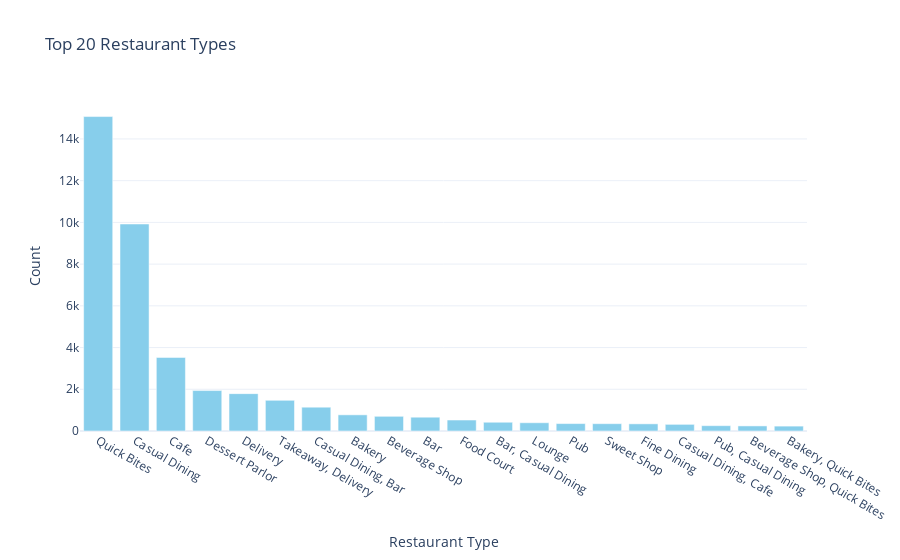

Notebook code cell kept with this figure:
### Code cell
top_rest_types = df['rest_type'].value_counts().nlargest(20)

trace1 = go.Bar(
    x=top_rest_types.index,  # Categories
    y=top_rest_types.values,  # Counts
    name='Rest Type',  # Legend name
    marker=dict(color='skyblue')  # Bar color
)

fig = go.Figure(data=[trace1])
fig.update_layout(
    title="Top 20 Restaurant Types",
    xaxis_title="Restaurant Type",
    yaxis_title="Count",
    template="plotly_white"  # Clean theme
)
fig.show()

### Figure 1 — Plotly figure (JSON) as saved in the notebook; plotly's stock layout.template omitted (floating-point values rounded to 4 significant figures)
{"data": [{"marker": {"color": "skyblue"}, "name": "Rest Type", "type": "bar", "x": ["Quick Bites", "Casual Dining", "Cafe", "Dessert Parlor", "Delivery", "Takeaway, Delivery", "Casual Dining, Bar", "Bakery", "Beverage Shop", "Bar", "Food Court", "Bar, Casual Dining", "Lounge", "Pub", "Sweet Shop", "Fine Dining", "Casual Dining, Cafe", "Pub, Casual Dining", "Beverage Shop, Quick Bites", "Bakery, Quick Bites"], "y": [15073, 9923, 3527, 1939, 1791, 1472, 1141, 775, 704, 661, 526, 420, 396, 356, 351, 343, 319, 255, 244, 234]}], "layout": {"title": {"text": "Top 20 Restaurant Types"}, "xaxis": {"title": {"text": "Restaurant Type"}}, "yaxis": {"title": {"text": "Count"}}}}
